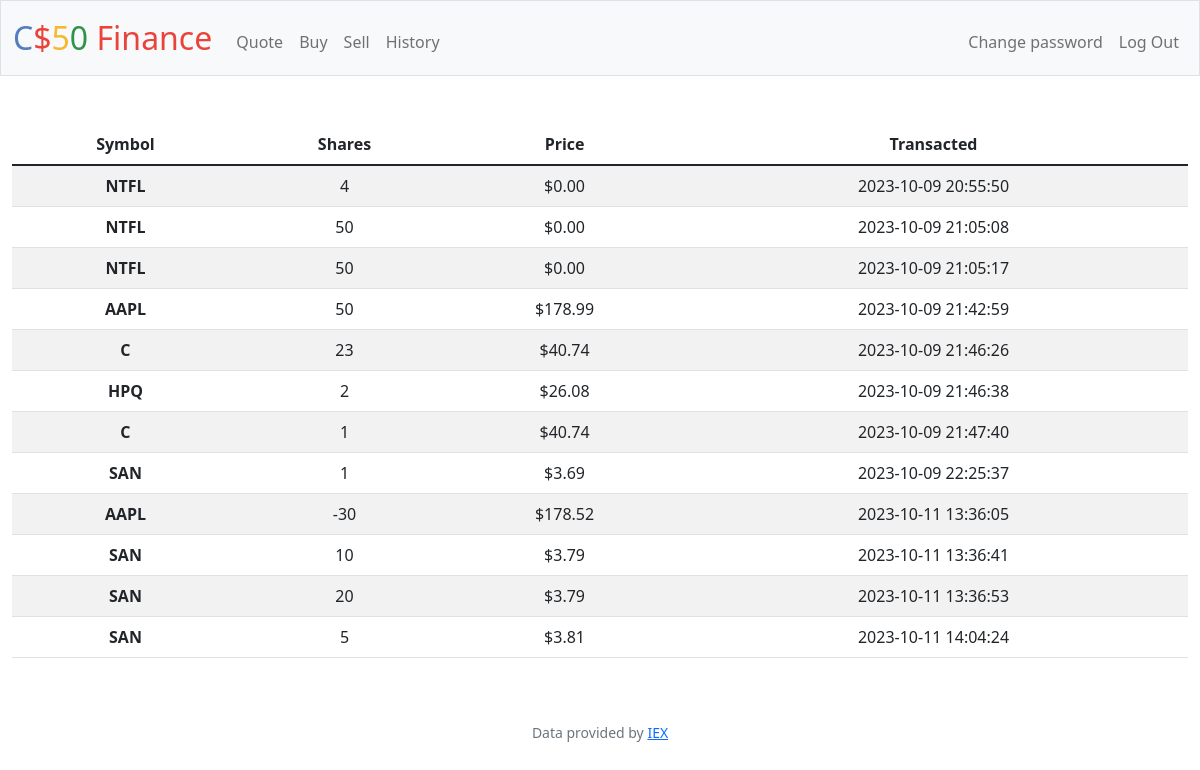
/history (signed in), run on an earlier commit of the app's database.
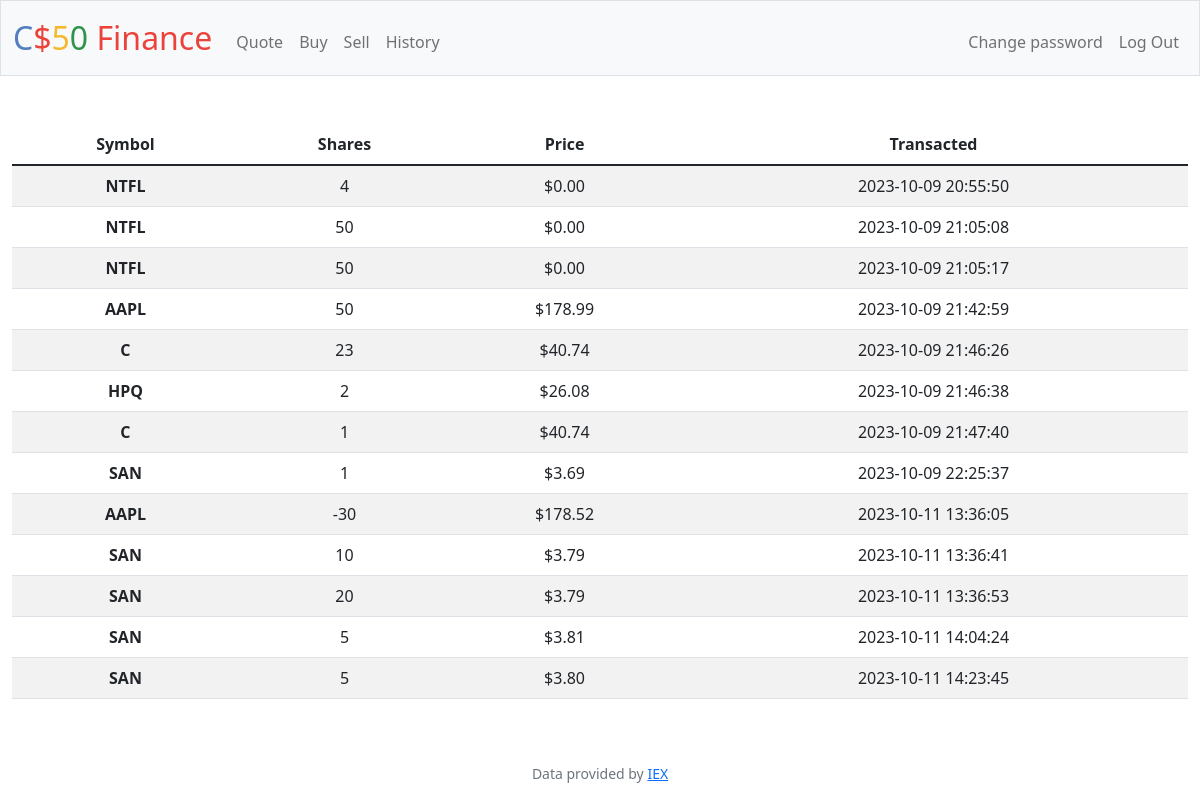
And on a later commit of the database.
### tables this page shows
CREATE TABLE transactions (id INTEGER, person_id INTEGER, symbol TEXT, num_shares INTEGER, price INTEGER, time TIMESTAMP NULL DEFAULT CURRENT_TIMESTAMP, PRIMARY KEY (id), FOREIGN KEY (person_id) REFERENCES users);

### app.py (the view)
@app.route("/history")
@login_required
def history():
    history = db.execute("SELECT symbol, num_shares, price, time FROM transactions WHERE person_id = ?;", session["user_id"])
    if not history:
        return apology("no history records yet", 400)
    for el in history:
        el["price"] =(usd(float(el["price"])))
    return render_template("history.html", history=history)

### app.py (called while the page is built)
@app.after_request
def after_request(response):
    response.headers["Cache-Control"] = "no-cache, no-store, must-revalidate"
    response.headers["Expires"] = 0
    response.headers["Pragma"] = "no-cache"
    return response

### helpers.py (called while the page is built)
def login_required(f):
    @wraps(f)
    def decorated_function(*args, **kwargs):
        if session.get("user_id") is None:
            return redirect("/login")
        return f(*args, **kwargs)
    return decorated_function

def usd(value):
    return f"${value:,.2f}"

### templates/history.html (shortened to what this page needs)
{% extends "layout.html" %}
{% block main %}
    <table class="table table-striped">
        <thead>
            <tr>
                <th>Symbol</th>
                <th>Shares</th>
                <th>Price</th>
                <th>Transacted</th>
            </tr>
        </thead>
        <tbody>
            {% for el in history %}
                <tr>
                    <th>{{ el["symbol"] | upper }}</th>
                    <td>{{ el["num_shares"] }}</td>
                    <td>{{ el["price"] }}</td>
                    <td>{{ el["time"] }}</td>
                </tr>
            {% endfor %}
        </tbody>
    </table>
{% endblock %}

What changed in the data, as far as the page shows it:
added transactions: symbol "SAN", num_shares "5", price "$3.80", time "2023-10-11 14:23:45"
